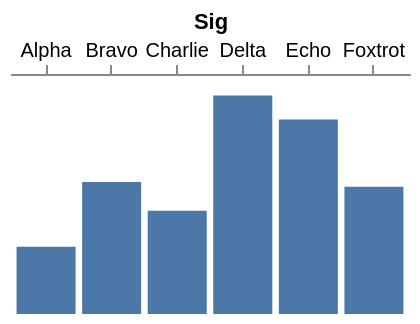

The Vega-Lite source for this figure:
### Vega specification from a JSON file in a GitHub repository (floating-point values rounded to 4 significant figures)
{"width": 200, "height": 120, "padding": 5, "data": [{"name": "t", "values": [{"a": "Alpha", "b": 28, "c": "x", "d": 1}, {"a": "Bravo", "b": 55, "c": "y", "d": 2}, {"a": "Charlie", "b": 43, "c": "x", "d": 3}, {"a": "Delta", "b": 91, "c": "z", "d": 4}, {"a": "Echo", "b": 81, "c": "y", "d": 5}, {"a": "Foxtrot", "b": 53, "c": "z", "d": 6}]}], "scales": [{"name": "x", "type": "band", "domain": {"data": "t", "field": "a"}, "range": "width", "padding": 0.1}, {"name": "y", "type": "linear", "domain": {"data": "t", "field": "b"}, "range": "height", "nice": true}, {"name": "color", "type": "ordinal", "domain": {"data": "t", "field": "c"}, "range": {"scheme": "category10"}}, {"name": "ramp", "type": "linear", "domain": {"data": "t", "field": "d"}, "range": {"scheme": "blues"}}, {"name": "size", "type": "linear", "domain": {"data": "t", "field": "b"}, "range": [10, 200]}, {"name": "shape", "type": "ordinal", "domain": {"data": "t", "field": "c"}, "range": "symbol"}, {"name": "quant", "type": "quantize", "domain": [0, 100], "range": {"scheme": "greens", "count": 4}}], "marks": [{"type": "rect", "from": {"data": "t"}, "encode": {"enter": {"x": {"scale": "x", "field": "a"}, "width": {"scale": "x", "band": 1}, "y": {"scale": "y", "field": "b"}, "y2": {"scale": "y", "value": 0}}}}], "signals": [{"name": "o", "value": "top"}], "axes": [{"orient": {"signal": "o"}, "scale": "x", "title": "Sig"}]}
